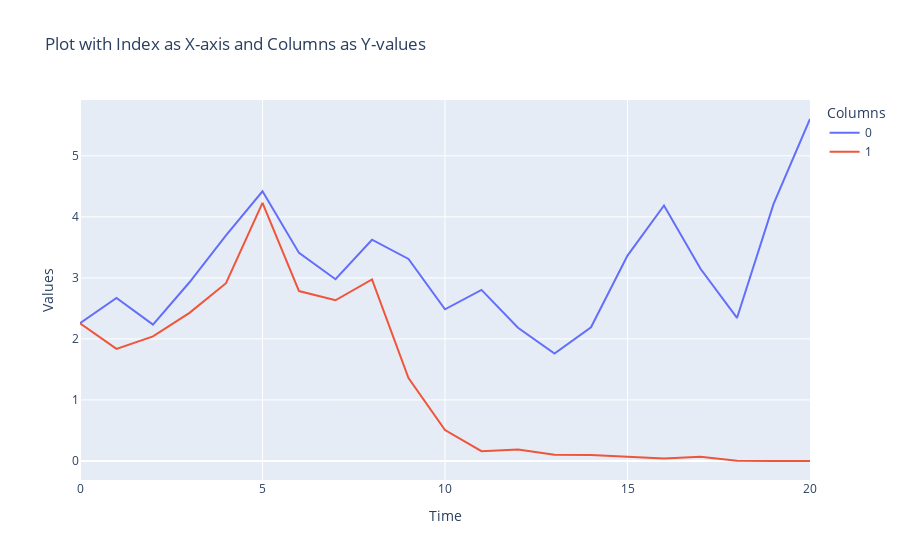

The cell this chart's notebook holds for it:
### Code cell
option_prices = pd.DataFrame(option_prices)
option_prices = option_prices.T
fig = go.Figure()

# Add traces for each column
for column in option_prices.columns:
    fig.add_trace(go.Scatter(x=option_prices.index, y=option_prices[column], mode='lines', name=column))

# Update layout
fig.update_layout(
    title='Plot with Index as X-axis and Columns as Y-values',
    xaxis_title='Time',
    yaxis_title='Values',
    template='plotly',
    legend=dict(title='Columns'),
)

# Show the plot
fig.show()

### Figure 1 — Plotly figure (JSON) as saved in the notebook; plotly's stock layout.template omitted (floating-point values rounded to 4 significant figures)
{"data": [{"mode": "lines", "name": "0", "type": "scatter", "x": [0, 1, 2, 3, 4, 5, 6, 7, 8, 9, 10, 11, 12, 13, 14, 15, 16, 17, 18, 19, 20], "y": [2.256, 2.67, 2.235, 2.928, 3.695, 4.418, 3.409, 2.978, 3.625, 3.31, 2.485, 2.803, 2.183, 1.76, 2.191, 3.366, 4.186, 3.15, 2.344, 4.209, 5.603]}, {"mode": "lines", "name": "1", "type": "scatter", "x": [0, 1, 2, 3, 4, 5, 6, 7, 8, 9, 10, 11, 12, 13, 14, 15, 16, 17, 18, 19, 20], "y": [2.256, 1.836, 2.042, 2.426, 2.913, 4.229, 2.784, 2.633, 2.974, 1.358, 0.5065, 0.161, 0.1899, 0.1021, 0.09865, 0.06292, 0.03928, 0.06898, 0.002257, 0.0001295, 0]}], "layout": {"legend": {"title": {"text": "Columns"}}, "title": {"text": "Plot with Index as X-axis and Columns as Y-values"}, "xaxis": {"title": {"text": "Time"}}, "yaxis": {"title": {"text": "Values"}}}}
